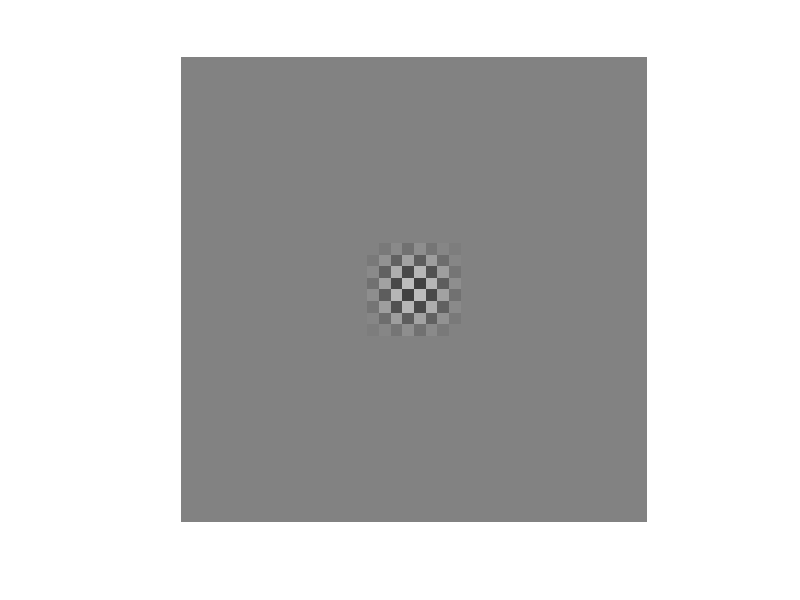
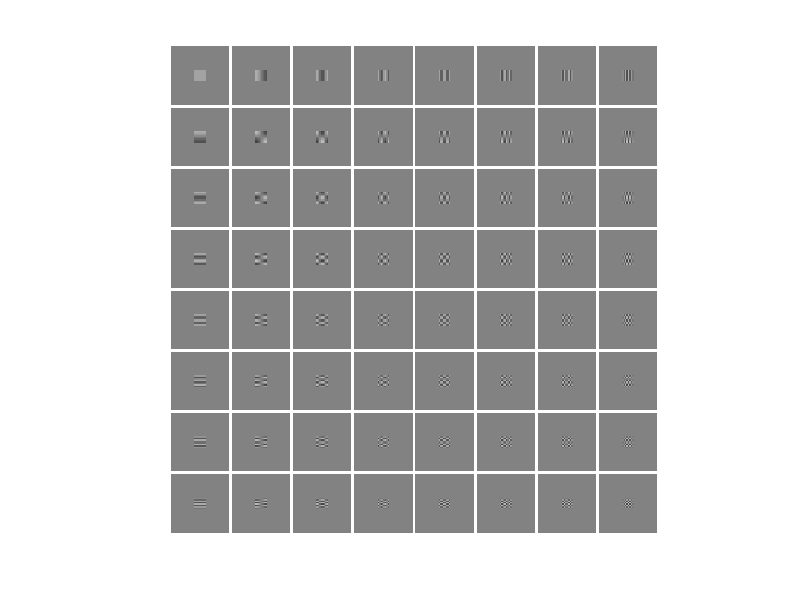

MATLAB code for these plots, in order:
%% 
X = zeros(8);

bimg = cell(64,1);
for idx = 1:64
    C = X;
    C(idx) = 1;
    B = padarray(idct2(C)+.5,[16 16],.5,'both');
    bimg{idx} = padarray(B,[1 1],1,'both');
    imshow(bimg{idx})
end

 
%%
idx = 1;
arrayB = [];
for iRow = 1:8
    rowB = [];
    for iCol = 1:8
        rowB = [ rowB ; bimg{idx}];
        idx = idx + 1;
    end
    arrayB = [ arrayB rowB ];
end
figure
imshow(arrayB)

imwrite(arrayB,'dctB.png');
